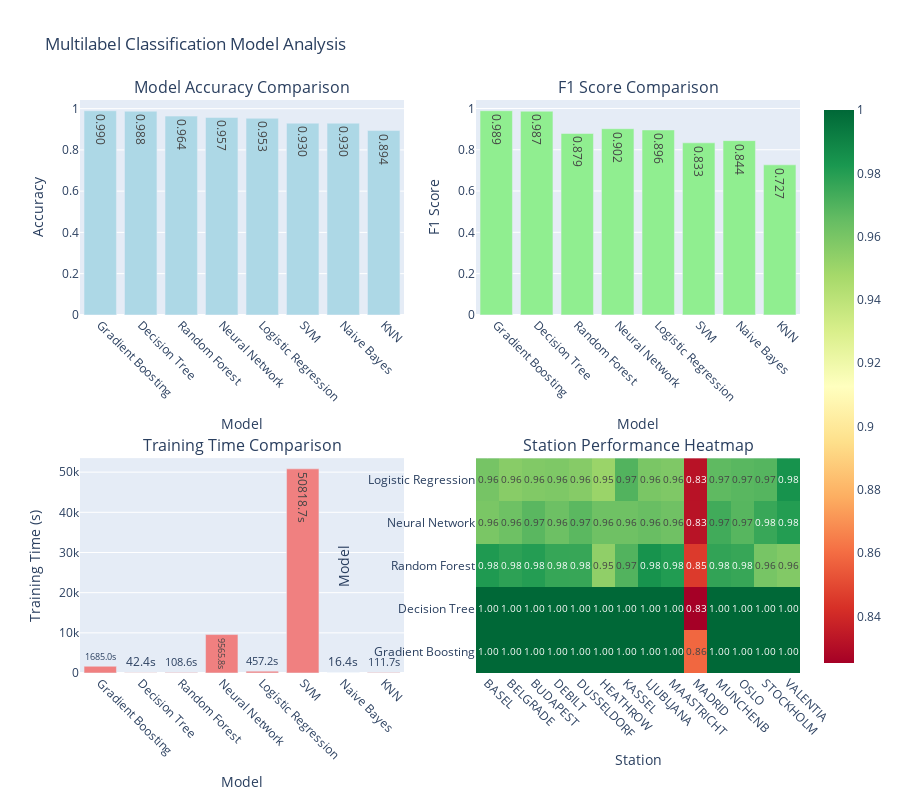

Notebook cell for this chart:
### Markdown cell above
## 📈 10. Comprehensive Visualizations

Create interactive visualizations for multilabel classification analysis.

### Code cell
# Create comprehensive visualizations for multilabel classification
print("\n📊 GENERATING MULTILABEL VISUALIZATIONS")
print("="*60)

# 1. Model Performance Comparison
fig = make_subplots(
    rows=2, cols=2,
    subplot_titles=('Model Accuracy Comparison', 'F1 Score Comparison',
                   'Training Time Comparison', 'Station Performance Heatmap'),
    specs=[[{'type': 'bar'}, {'type': 'bar'}],
           [{'type': 'bar'}, {'type': 'heatmap'}]]
)

# Model Accuracy
fig.add_trace(
    go.Bar(
        x=comparison_df['Model'],
        y=comparison_df['accuracy'],
        name='Accuracy',
        marker_color='lightblue',
        text=[f"{val:.3f}" for val in comparison_df['accuracy']],
        textposition='auto'
    ),
    row=1, col=1
)

# F1 Score
fig.add_trace(
    go.Bar(
        x=comparison_df['Model'],
        y=comparison_df['f1_score'],
        name='F1 Score',
        marker_color='lightgreen',
        text=[f"{val:.3f}" for val in comparison_df['f1_score']],
        textposition='auto'
    ),
    row=1, col=2
)

# Training Time
fig.add_trace(
    go.Bar(
        x=comparison_df['Model'],
        y=comparison_df['training_time'],
        name='Training Time (s)',
        marker_color='lightcoral',
        text=[f"{val:.1f}s" for val in comparison_df['training_time']],
        textposition='auto'
    ),
    row=2, col=1
)

# Station Performance Heatmap (best model)
station_perf_matrix = []
for model_name in comparison_df['Model'][:5]:  # Top 5 models
    model_station_accs = []
    for station in station_names:
        acc = results[model_name]['station_metrics'][station]['accuracy']
        model_station_accs.append(acc)
    station_perf_matrix.append(model_station_accs)

fig.add_trace(
    go.Heatmap(
        z=station_perf_matrix,
        x=station_names,
        y=comparison_df['Model'][:5].tolist(),
        colorscale='RdYlGn',
        text=[[f"{val:.2f}" for val in row] for row in station_perf_matrix],
        texttemplate='%{text}',
        textfont={"size": 10}
    ),
    row=2, col=2
)

# Update layout
fig.update_xaxes(title_text='Model', row=1, col=1, tickangle=45)
fig.update_yaxes(title_text='Accuracy', row=1, col=1)
fig.update_xaxes(title_text='Model', row=1, col=2, tickangle=45)
fig.update_yaxes(title_text='F1 Score', row=1, col=2)
fig.update_xaxes(title_text='Model', row=2, col=1, tickangle=45)
fig.update_yaxes(title_text='Training Time (s)', row=2, col=1)
fig.update_xaxes(title_text='Station', row=2, col=2, tickangle=45)
fig.update_yaxes(title_text='Model', row=2, col=2)

fig.update_layout(
    height=800,
    title_text='Multilabel Classification Model Analysis',
    showlegend=False
)

fig.show()

# 2. Per-Station Performance Visualization
plt.figure(figsize=(15, 8))

# Prepare data for box plot
station_data = []
for station in station_names:
    station_accs = []
    for model_results in results.values():
        station_accs.append(model_results['station_metrics'][station]['accuracy'])
    station_data.append(station_accs)

plt.boxplot(station_data, labels=station_names)
plt.xticks(rotation=45)
plt.ylabel('Accuracy')
plt.title('Model Performance Distribution by Station')
plt.axhline(y=0.8, color='r', linestyle='--', alpha=0.5, label='80% threshold')
plt.grid(True, alpha=0.3)
plt.legend()
plt.tight_layout()
plt.show()

### Figure 1 — Plotly figure (JSON) as saved in the notebook; plotly's stock layout.template omitted (floating-point values rounded to 4 significant figures)
{"data": [{"marker": {"color": "lightblue"}, "name": "Accuracy", "text": ["0.990", "0.988", "0.964", "0.957", "0.953", "0.930", "0.930", "0.894"], "textposition": "auto", "type": "bar", "x": ["Gradient Boosting", "Decision Tree", "Random Forest", "Neural Network", "Logistic Regression", "SVM", "Naive Bayes", "KNN"], "xaxis": "x", "y": [0.9899, 0.9875, 0.964, 0.9573, 0.9533, 0.9297, 0.9295, 0.8938], "yaxis": "y"}, {"marker": {"color": "lightgreen"}, "name": "F1 Score", "text": ["0.989", "0.987", "0.879", "0.902", "0.896", "0.833", "0.844", "0.727"], "textposition": "auto", "type": "bar", "x": ["Gradient Boosting", "Decision Tree", "Random Forest", "Neural Network", "Logistic Regression", "SVM", "Naive Bayes", "KNN"], "xaxis": "x2", "y": [0.9889, 0.9867, 0.8788, 0.9019, 0.8958, 0.8334, 0.8441, 0.7268], "yaxis": "y2"}, {"marker": {"color": "lightcoral"}, "name": "Training Time (s)", "text": ["1685.0s", "42.4s", "108.6s", "9565.8s", "457.2s", "50818.7s", "16.4s", "111.7s"], "textposition": "auto", "type": "bar", "x": ["Gradient Boosting", "Decision Tree", "Random Forest", "Neural Network", "Logistic Regression", "SVM", "Naive Bayes", "KNN"], "xaxis": "x3", "y": [1685.0, 42.43, 108.6, 9566.0, 457.2, 50820.0, 16.42, 111.7], "yaxis": "y3"}, {"colorscale": [[0, "rgb(165,0,38)"], [0.1, "rgb(215,48,39)"], [0.2, "rgb(244,109,67)"], [0.3, "rgb(253,174,97)"], [0.4, "rgb(254,224,139)"], [0.5, "rgb(255,255,191)"], [0.6, "rgb(217,239,139)"], [0.7, "rgb(166,217,106)"], [0.8, "rgb(102,189,99)"], [0.9, "rgb(26,152,80)"], [1, "rgb(0,104,55)"]], "text": [["1.00", "1.00", "1.00", "1.00", "1.00", "1.00", "1.00", "1.00", "1.00", "0.86", "1.00", "1.00", "1.00", "1.00"], ["1.00", "1.00", "1.00", "1.00", "1.00", "1.00", "1.00", "1.00", "1.00", "0.83", "1.00", "1.00", "1.00", "1.00"], ["0.98", "0.98", "0.98", "0.98", "0.98", "0.95", "0.97", "0.98", "0.98", "0.85", "0.98", "0.98", "0.96", "0.96"], ["0.96", "0.96", "0.97", "0.96", "0.97", "0.96", "0.96", "0.96", "0.96", "0.83", "0.97", "0.97", "0.98", "0.98"], ["0.96", "0.96", "0.96", "0.96", "0.96", "0.95", "0.97", "0.96", "0.96", "0.83", "0.97", "0.97", "0.97", "0.98"]], "textfont": {"size": 10}, "texttemplate": "%{text}", "type": "heatmap", "x": ["BASEL", "BELGRADE", "BUDAPEST", "DEBILT", "DUSSELDORF", "HEATHROW", "KASSEL", "LJUBLJANA", "MAASTRICHT", "MADRID", "MUNCHENB", "OSLO", "STOCKHOLM", "VALENTIA"], "xaxis": "x4", "y": ["Gradient Boosting", "Decision Tree", "Random Forest", "Neural Network", "Logistic Regression"], "yaxis": "y4", "z": [[1, 1, 1, 1, 1, 1, 1, 1, 1, 0.8586, 1, 1, 1, 1], [1, 1, 1, 1, 1, 1, 1, 1, 1, 0.8253, 1, 1, 1, 1], [0.9815, 0.9782, 0.9802, 0.976, 0.9758, 0.9536, 0.9697, 0.9843, 0.9808, 0.8458, 0.9771, 0.9758, 0.9603, 0.9573], [0.9597, 0.9627, 0.9678, 0.9632, 0.9675, 0.9625, 0.9625, 0.9643, 0.9623, 0.832, 0.9736, 0.9684, 0.9756, 0.9804], [0.9606, 0.9558, 0.9577, 0.9584, 0.9562, 0.9508, 0.9697, 0.9597, 0.9582, 0.8318, 0.9667, 0.968, 0.9691, 0.9843]]}], "layout": {"annotations": [{"font": {"size": 16}, "showarrow": false, "text": "Model Accuracy Comparison", "x": 0.225, "xanchor": "center", "xref": "paper", "y": 1, "yanchor": "bottom", "yref": "paper"}, {"font": {"size": 16}, "showarrow": false, "text": "F1 Score Comparison", "x": 0.775, "xanchor": "center", "xref": "paper", "y": 1, "yanchor": "bottom", "yref": "paper"}, {"font": {"size": 16}, "showarrow": false, "text": "Training Time Comparison", "x": 0.225, "xanchor": "center", "xref": "paper", "y": 0.375, "yanchor": "bottom", "yref": "paper"}, {"font": {"size": 16}, "showarrow": false, "text": "Station Performance Heatmap", "x": 0.775, "xanchor": "center", "xref": "paper", "y": 0.375, "yanchor": "bottom", "yref": "paper"}], "height": 800, "showlegend": false, "title": {"text": "Multilabel Classification Model Analysis"}, "xaxis": {"anchor": "y", "domain": [0, 0.45], "tickangle": 45, "title": {"text": "Model"}}, "xaxis2": {"anchor": "y2", "domain": [0.55, 1], "tickangle": 45, "title": {"text": "Model"}}, "xaxis3": {"anchor": "y3", "domain": [0, 0.45], "tickangle": 45, "title": {"text": "Model"}}, "xaxis4": {"anchor": "y4", "domain": [0.55, 1], "tickangle": 45, "title": {"text": "Station"}}, "yaxis": {"anchor": "x", "domain": [0.625, 1], "title": {"text": "Accuracy"}}, "yaxis2": {"anchor": "x2", "domain": [0.625, 1], "title": {"text": "F1 Score"}}, "yaxis3": {"anchor": "x3", "domain": [0, 0.375], "title": {"text": "Training Time (s)"}}, "yaxis4": {"anchor": "x4", "domain": [0, 0.375], "title": {"text": "Model"}}}}
